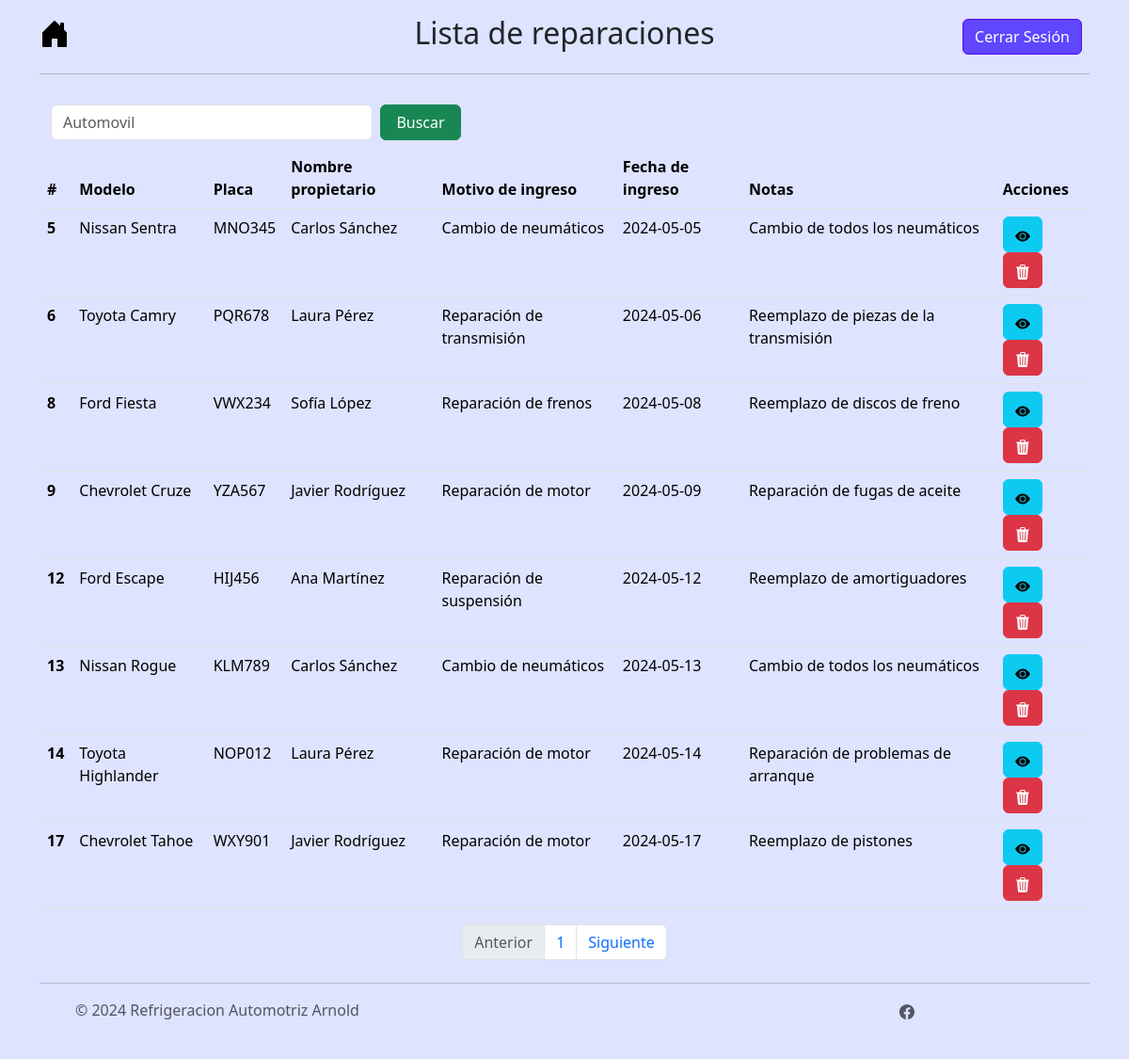
/menu/reparaciones/page (signed in), run on an earlier commit of the app's database.
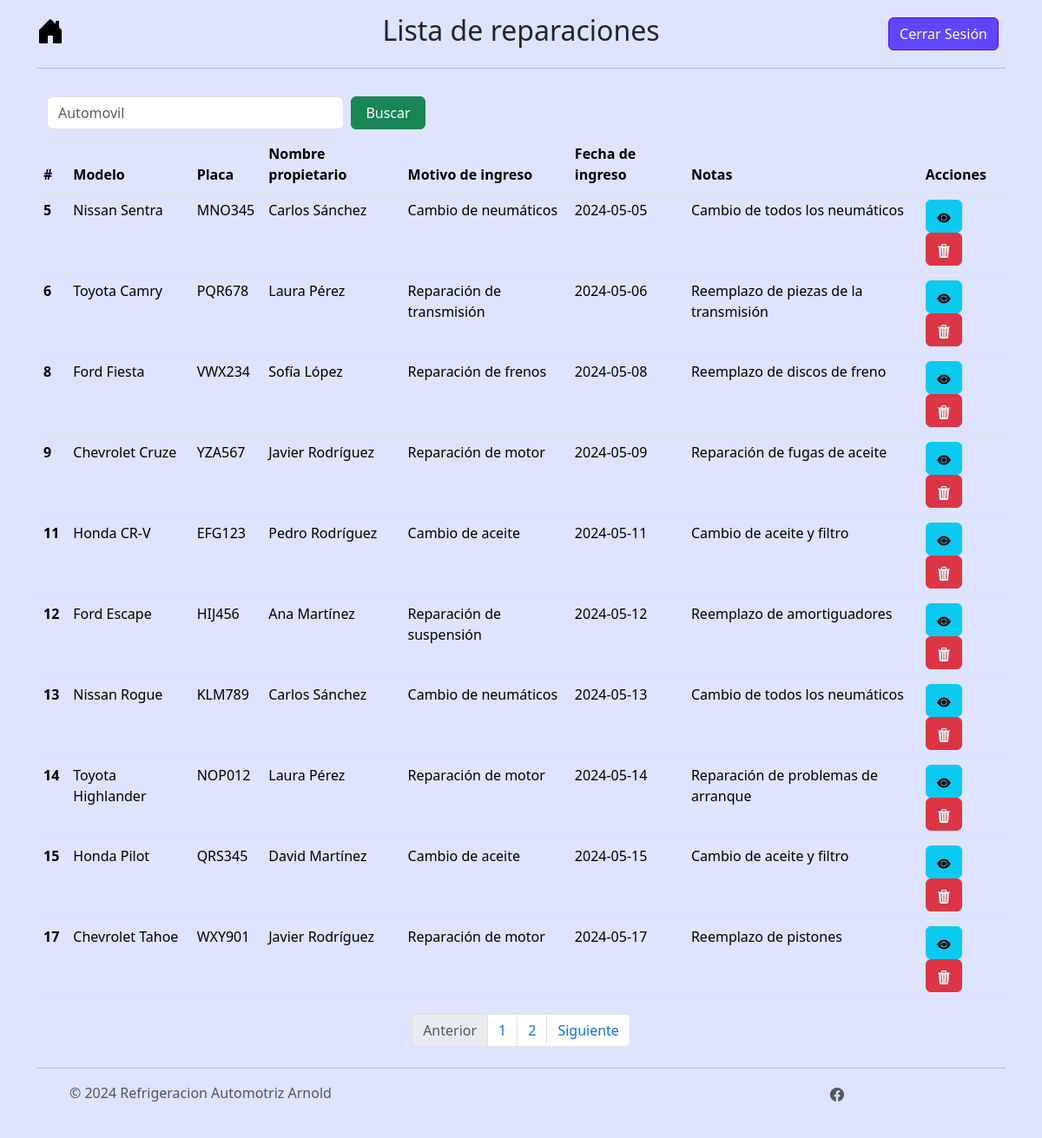
And on a later commit of the database.
### tables this page shows
CREATE TABLE automoviles (id_automovil INTEGER PRIMARY KEY AUTOINCREMENT NOT NULL, marca TEXT NOT NULL, modelo TEXT NOT NULL, placa TEXT UNIQUE NOT NULL, motivo_ingreso TEXT (150) NOT NULL, fecha_ingreso DATE NOT NULL, notas TEXT (255), estado TEXT NOT NULL DEFAULT "En espera", alta INTEGER DEFAULT (0) NOT NULL, nombre_propietario TEXT NOT NULL, telefono_propietario TEXT NOT NULL, correo_propietario TEXT NOT NULL, activo INTEGER NOT NULL DEFAULT (1), fecha_egreso TEXT, costo_total INTEGER, piezas_usadas TEXT, costo_mano_obra INTEGER);

### controller/reparaciones_controller.py (the view)
@app.route("/menu/reparaciones")
@app.route("/menu/reparaciones/page")
@app.route("/menu/reparaciones/page/<int:page>")
@login_required
def registro_reparaciones(page=1):
    rows = select_automovil_db(page)
    return render_template('menu_reparaciones.html', data=rows)

### controller/login_controller.py (called while the page is built)
@login_manager.user_loader
def load_user(user_id):
    return db.get_or_404(Users, user_id)

### model/reparaciones_model.py (called while the page is built)
def contar_automoviles_inactivos_db():
    alta = 1
    inactivo = 1
    try:
        conn = sqlite3.connect("instance/arnold_autorefrigeraciones.db")
        c = conn.cursor()
        c.execute("SELECT count(id_automovil) FROM automoviles WHERE alta = ? AND activo = ?", (alta, inactivo))
        count = c.fetchall()[0][0]
        return int(count)
    except Exception as e:
        return str(e)
    finally:
        if conn:
            conn.close()

### templates/menu_reparaciones.html (shortened to what this page needs)
{% extends 'base.html' %}
{% block styling %}
  {{ super() }}
  <link rel="stylesheet" href="/static/css/styles.css">
{% endblock %}
{% block nombre_menu %}Lista de reparaciones{% endblock %}
{% block content %}
<div class="container parent">
  <nav class="navbar">
    <div class="container-fluid">
      <form class="d-flex" role="search", action="{{url_for('select_reparacion_by_filter')}}", method="POST">
        <input class="form-control me-2 col-lg-3" type="search" placeholder="Automovil" aria-label="Search" name="filtro" required>
        <button class="btn btn-success col-lg-3" type="submit">Buscar</button>
      </form>
    </div>
  </nav>
<div class="table-responsive bg-custom">
  <table class="table table-hover" id="tabla_automoviles">
    <thead class="thead-dark">
      <tr>
        <th scope="col">#</th>
        <th scope="col">Modelo</th>
        <th scope="col">Placa</th>
        <th scope="col">Nombre propietario</th>
        <th scope="col">Motivo de ingreso</th>
        <th scope="col">Fecha de ingreso</th>
        <th scope="col">Notas</th>
        <th scope="col">Acciones</th>
      </tr>
    </thead>
    <tbody>
      {% for automovil in data[0] %}
        <tr>
          <th>{{ automovil.id_automovil }}</th>
          <td>{{ automovil.modelo }}</td>
          <td>{{ automovil.placa}}</td>
          <td>{{ automovil.nombre_propietario }}</td>
          <td>{{ automovil.motivo_ingreso }}</td>
          <td>{{ automovil.fecha_ingreso }}</td>
          <td>{{ automovil.notas }}</td>
          <td>
            <button type="button" class="btn btn-info" data-bs-toggle="modal" data-bs-target="#modal_active{{automovil.id_automovil}}">
              <svg xmlns="http://www.w3.org/2000/svg" width="16" height="16" fill="currentColor" class="bi bi-eye-fill" viewBox="0 0 16 16">
                <path d="M10.5 8a2.5 2.5 0 1 1-5 0 2.5 2.5 0 0 1 5 0"/>
                <path d="M0 8s3-5.5 8-5.5S16 8 16 8s-3 5.5-8 5.5S0 8 0 8m8 3.5a3.5 3.5 0 1 0 0-7 3.5 3.5 0 0 0 0 7"/>
              </svg>
            </button>
            <button type="button" class="btn btn-danger" data-bs-toggle="modal" data-bs-target="#modal_delete{{automovil.id_automovil}}">
            </button>
          </td>
        </tr>
      {% endfor %}
      </tbody>
    </table>
  </div>
  <nav aria-label="Page navigation example">
    <ul class="pagination justify-content-center">
      <li class="page-item disabled">
        <a class="page-link">Anterior</a>
      </li>
      {% for i in range(data[1]) %}
        <li class="page-item"><a class="page-link" href="{{url_for('registro_reparaciones', page=i+1)}}">{{i+1}}</a></li>
      {% endfor %}
      <li class="page-item">
        <a class="page-link" href="#">Siguiente</a>
      </li>
    </ul>
  </nav>
</div>
<div class="toast-container position-fixed bottom-0 end-0 p-3">
</div>
{% endblock %}

What changed in the data, as far as the page shows it:
now on this page (row edited): automoviles: id_automovil "11", modelo "Honda CR-V", placa "EFG123", nombre_propietario "Pedro Rodríguez", motivo_ingreso "Cambio de aceite", fecha_ingreso "2024-05-11", notas "Cambio de aceite y filtro"
now on this page (row edited): automoviles: id_automovil "15", modelo "Honda Pilot", placa "QRS345", nombre_propietario "David Martínez", motivo_ingreso "Cambio de aceite", fecha_ingreso "2024-05-15", notas "Cambio de aceite y filtro"
Also different on the page:
new list line: "2"
